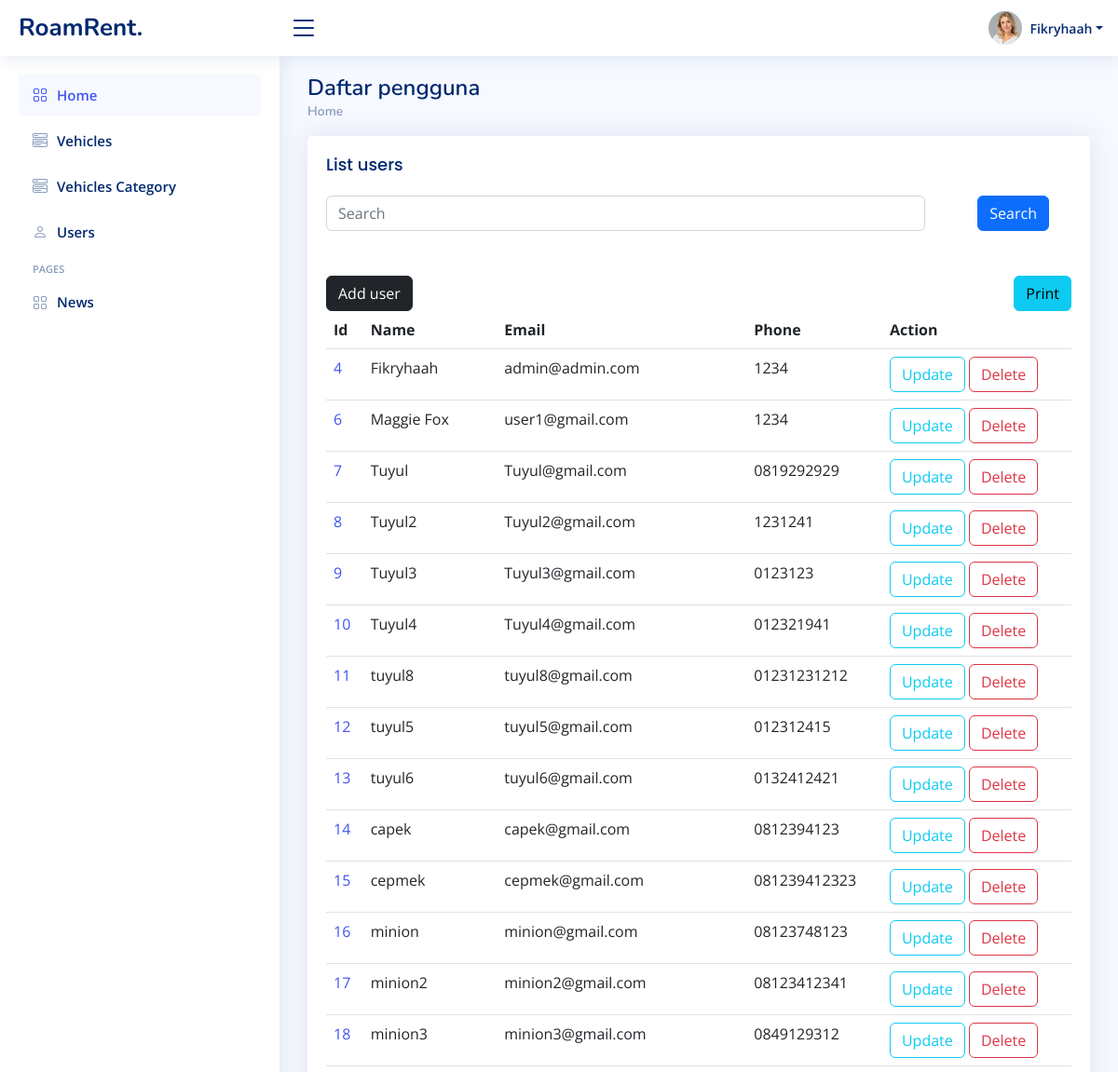
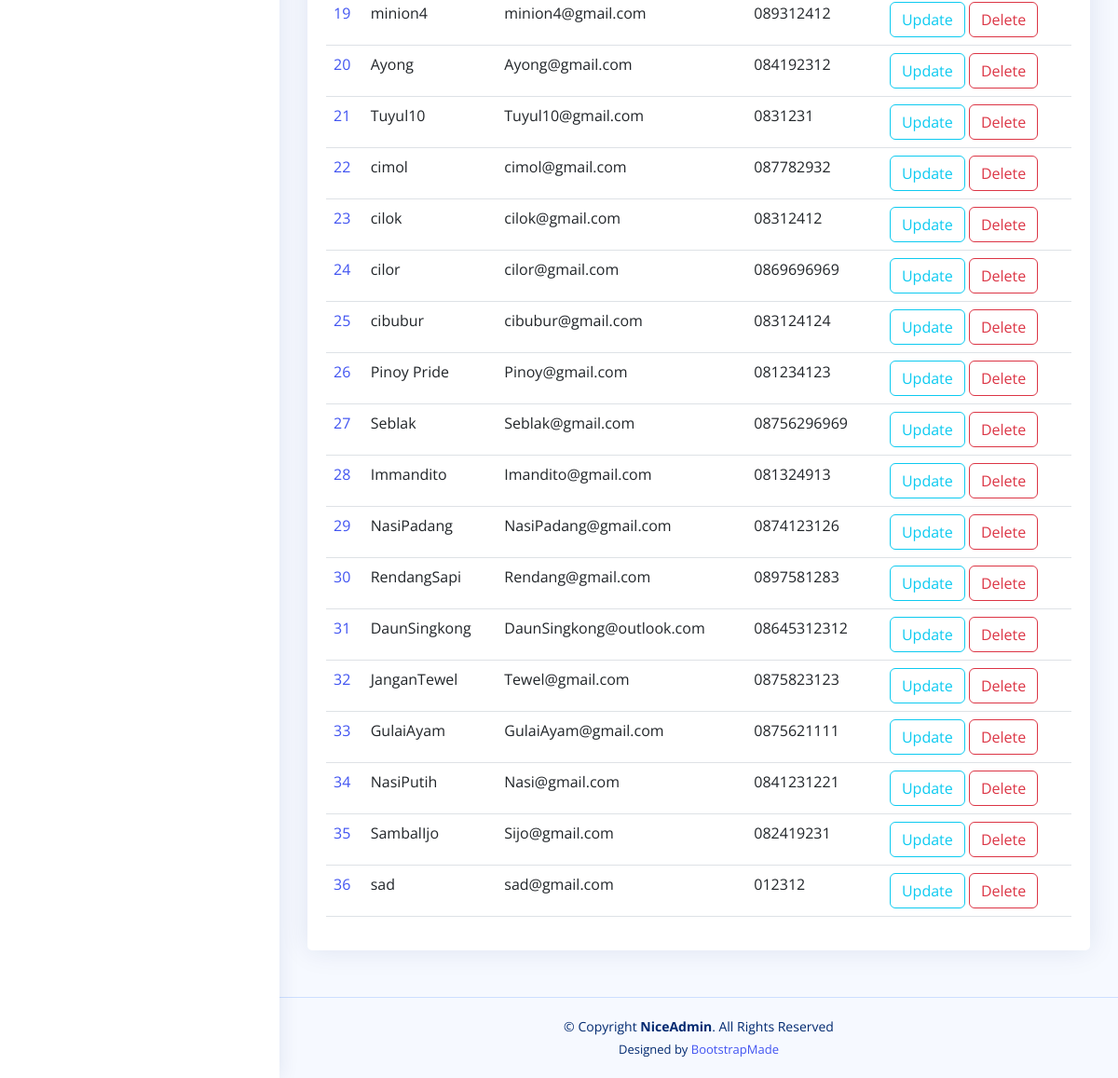
Screenshot of /users.php (signed in) with the database file from the repository (2 pictures, top to bottom).
### tables this page shows
CREATE TABLE `user` (
  `id` bigint(20) NOT NULL,
  `email` varchar(150) NOT NULL,
  `password` varchar(255) NOT NULL,
  `role` varchar(255) NOT NULL,
  `name` varchar(255) NOT NULL,
  `job` varchar(255) DEFAULT NULL,
  `about` text DEFAULT NULL,
  `country` varchar(255) DEFAULT NULL,
  `address` text DEFAULT NULL,
  `profile_picture` text DEFAULT NULL,
  `phone` varchar(15) NOT NULL,
  `twitter` varchar(255) NOT NULL
);

### logics/auth-check.php (called while the page is built, shortened)
<?php
$auth_role = $_SESSION['role'];

### users.php (the view, shortened to what this page needs)
<!DOCTYPE html>
<html lang="en">
<head>
  <?php include 'logics/connect.php';
  include('layout-head-import-nice.php');
  include 'logics/auth-check.php';
  if (!empty($_POST)){
    $sql = 'SELECT * FROM user WHERE name LIKE "%'.$_POST["live_search"].'%"';
  $result = $conn->query($sql);
  } else {
    $sql = 'SELECT * FROM user';
    $result = $conn->query($sql);
  }
  ?>
</head>
<body>
<?php include 'layout-header-nice.php'; ?>
<aside id="sidebar" class="sidebar">
<ul class="sidebar-nav" id="sidebar-nav">
  <li class="nav-item">
    <a class="nav-link " href="home.php">
      <i class="bi bi-grid"></i>
      <span>Home</span>
    </a>
  </li>
  <li class="nav-item">
    <a class="nav-link collapsed" href="vehicle.php">
      <i class="bi bi-menu-button-wide"></i>
      <span>Vehicles</span>
    </a>
  </li>
  <?php
if (strcmp($auth_role, "admin") == 0) {
?>
<li class="nav-item">
    <a class="nav-link collapsed" href="vehicle-category.php">
      <i class="bi bi-menu-button-wide"></i>
      <span>Vehicles Category</span>
    </a>
  </li>
<?php
}
?>
  <li class="nav-item">
    <a class="nav-link collapsed" href="users.php">
      <i class="bi bi-person"></i>
      <span>Users</span>
    </a>
  </li>
  <li class="nav-heading">Pages</li>
  <li class="nav-item">
    <a class="nav-link collapsed" href="blog.php">
      <i class="bi bi-grid"></i>
      <span>News</span>
    </a>
  </li>
</ul>
</aside>
  <main id="main" class="main">
    <div class="pagetitle">
      <h1>Daftar pengguna</h1>
      <nav>
        <ol class="breadcrumb">
          <li class="breadcrumb-item"><a href="home.php">Home</a></li>
        </ol>
      </nav>
    </div>
    <section class="section">
      <div class="row align-items-top">
        <div class="col">
          <div class="card">
            <div class="card-body">
              <h5 class="card-title">List users</h5>
              <div class="row">
              <form action="<?php echo htmlspecialchars($_SERVER["PHP_SELF"]); ?>" method="post">
                <div class="row col-12 mb-5">
                <div class="col">
                  <input type="text" id="live_search" name="live_search" placeholder="Search" class="form-control" title="Enter search keyword">
                </div>
                <div class="col-2 d-flex justify-content-end align-items-center">
                  <button type="submit" class="btn btn-primary">Search</button>
                </div>
                </div>
                </form>
                <div class="col-6">
                  <a href="add-user-form.php"><button class="btn btn-dark">Add user</button></a>
                </div>
                <div class="col-6 d-flex justify-content-end">
                  <a href="user-print.php"><button class="btn btn-info">Print</button></a>
                </div>
              </div>
              <div id="table-data">
                <table class="table">
                  <thead>
                    <tr>
                      <th scope="col">Id</th>
                      <th scope="col">Name</th>
                      <th scope="col">Email</th>
                      <th scope="col">Phone</th>
                      <th scope="col">Action</th>
                    </tr>
                  </thead>
                  <tbody>
                    <?php while ($row = $result->fetch_assoc()) { ?>
                      <tr>
                        <td>
                          <a href="users-profile.php?id='<?= $row["id"] ?>'"> <?= $row["id"] ?> </a>
                          <br>
                        </td>
                        <td>
                          <?= $row["name"] ?>
                        </td>
                        <td>
                          <?= $row["email"] ?>
                        </td>
                        <td>
                          <?= $row["phone"] ?>
                        </td>
                        <td>
                          <a href="edit-user-form.php?id='<?= $row["id"] ?>'"><button class="btn btn-outline-info alert-delete-confirm">Update</button></a>
                          <a href="logics/delete.php?id='<?= $row["id"] ?>'"><button class="btn btn-outline-danger alert-delete-confirm">Delete</button></a>
                        </td>
                      </tr>
                    <?php } ?>
                  </tbody>
                </table>
              </div>
            </div>
          </div>
        </div>
      </div>
    </section>
  </main>
  <?php include('layout-footer.php'); ?>
</body>
</html>

### assets/css/nice-style.css (style rules this page uses)
:root { scroll-behavior: smooth; }
body { font-family: "Open Sans", sans-serif; background: #f6f9ff; color: #444444; }
a { color: #4154f1; text-decoration: none; }
h1, h2, h3, h4, h5, h6 { font-family: "Nunito", sans-serif; }
#main { margin-top: 60px; padding: 20px 30px; transition: all 0.3s; }
.pagetitle { margin-bottom: 10px; }
.pagetitle h1 { font-size: 24px; margin-bottom: 0; font-weight: 600; color: #012970; }
.card { margin-bottom: 30px; border: none; border-radius: 5px; box-shadow: 0px 0 30px rgba(1, 41, 112, 0.1); }
.card-title { padding: 20px 0 15px 0; font-size: 18px; font-weight: 500; color: #012970; font-family: "Poppins", sans-serif; }
.card-body { padding: 0 20px 20px 20px; }
.breadcrumb { font-size: 14px; font-family: "Nunito", sans-serif; color: #899bbd; font-weight: 600; }
.breadcrumb a { color: #899bbd; transition: 0.3s; }
.breadcrumb .breadcrumb-item::before { color: #899bbd; }
.sidebar { position: fixed; top: 60px; left: 0; bottom: 0; width: 300px; z-index: 996; transition: all 0.3s; padding: 20px; overflow-y: auto; scrollbar-width: thin; scrollbar-color: #aab7cf transparent; box-shadow: 0px 0px 20px rgba(1, 41, 112, 0.1); background-color: #fff; }
@media (min-width: 1200px) { #main, #footer { margin-left: 300px; } }
.sidebar-nav { padding: 0; margin: 0; list-style: none; }
.sidebar-nav li { padding: 0; margin: 0; list-style: none; }
.sidebar-nav .nav-item { margin-bottom: 5px; }
.sidebar-nav .nav-heading { font-size: 11px; text-transform: uppercase; color: #899bbd; font-weight: 600; margin: 10px 0 5px 15px; }
.sidebar-nav .nav-link { display: flex; align-items: center; font-size: 15px; font-weight: 600; color: #4154f1; transition: 0.3; background: #f6f9ff; padding: 10px 15px; border-radius: 4px; }
.sidebar-nav .nav-link i { font-size: 16px; margin-right: 10px; color: #4154f1; }
.sidebar-nav .nav-link.collapsed { color: #012970; background: #fff; }
.sidebar-nav .nav-link.collapsed i { color: #899bbd; }

### rows the page displays
user: id "4", name "Fikryhaah", email "admin@admin.com", phone "1234"
user: id "6", name "Maggie Fox", email "user1@gmail.com", phone "1234"
user: id "7", name "Tuyul", email "Tuyul@gmail.com", phone "0819292929"
user: id "8", name "Tuyul2", email "Tuyul2@gmail.com", phone "1231241"
user: id "9", name "Tuyul3", email "Tuyul3@gmail.com", phone "0123123"
user: id "10", name "Tuyul4", email "Tuyul4@gmail.com", phone "012321941"
user: id "11", name "tuyul8", email "tuyul8@gmail.com", phone "01231231212"
user: id "12", name "tuyul5", email "tuyul5@gmail.com", phone "012312415"
user: id "13", name "tuyul6", email "tuyul6@gmail.com", phone "0132412421"
user: id "14", name "capek", email "capek@gmail.com", phone "0812394123"
user: id "15", name "cepmek", email "cepmek@gmail.com", phone "081239412323"
user: id "16", name "minion", email "minion@gmail.com", phone "08123748123"
user: id "17", name "minion2", email "minion2@gmail.com", phone "08123412341"
user: id "18", name "minion3", email "minion3@gmail.com", phone "0849129312"
user: id "19", name "minion4", email "minion4@gmail.com", phone "089312412"
user: id "20", name "Ayong", email "Ayong@gmail.com", phone "084192312"
user: id "21", name "Tuyul10", email "Tuyul10@gmail.com", phone "0831231"
user: id "22", name "cimol", email "cimol@gmail.com", phone "087782932"
user: id "23", name "cilok", email "cilok@gmail.com", phone "08312412"
user: id "24", name "cilor", email "cilor@gmail.com", phone "0869696969"
user: id "25", name "cibubur", email "cibubur@gmail.com", phone "083124124"
user: id "26", name "Pinoy Pride", email "Pinoy@gmail.com", phone "081234123"
user: id "27", name "Seblak", email "Seblak@gmail.com", phone "08756296969"
user: id "28", name "Immandito", email "Imandito@gmail.com", phone "081324913"
user: id "29", name "NasiPadang", email "NasiPadang@gmail.com", phone "0874123126"
user: id "30", name "RendangSapi", email "Rendang@gmail.com", phone "0897581283"
user: id "31", name "DaunSingkong", email "DaunSingkong@outlook.com", phone "08645312312"
user: id "32", name "JanganTewel", email "Tewel@gmail.com", phone "0875823123"
user: id "33", name "GulaiAyam", email "GulaiAyam@gmail.com", phone "0875621111"
user: id "34", name "NasiPutih", email "Nasi@gmail.com", phone "0841231221"
user: id "35", name "SambalIjo", email "Sijo@gmail.com", phone "082419231"
user: id "36", name "sad", email "sad@gmail.com", phone "012312"

### other values shown
$auth_name "Fikryhaah"
